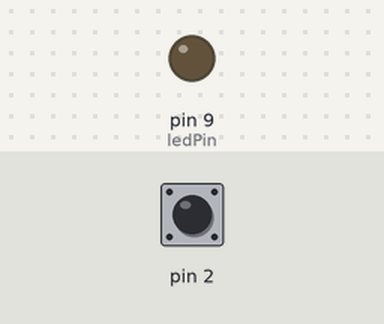
The sketch below on a simulated Arduino Uno, built with avr-gcc and run on an emulated ATmega328P. Parts: output pins drawn as LEDs (lit = HIGH). Dashed ring = blinking. The inputs (shaded band) are chosen by the test bench; at power-on: pin 2 LOW.

Above: at 1.2 s.
1.3 s: pin 2 pulsed HIGH 5 times (0.12 s each, 0.3 s apart)
At 2.9 s:
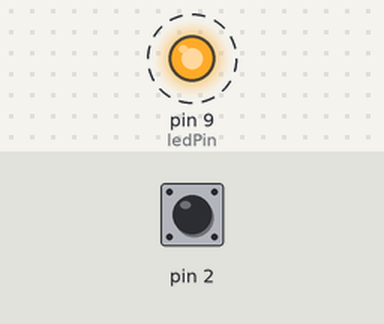
Timing chart, 0 to 4.4 s (numbered marks = the images above; inputs shaded):
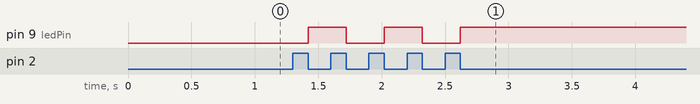

Measured:
- after the input at 1.3 s, pin 9 (ledPin): alternates HIGH for 0.30 s and LOW for 0.30 s, 5 changes in all, then stays HIGH, starting after 0.12 s

The sketch:

button_debounced_toggle.ino
```cpp
const int ledPin = 9;
int ledStatus = 0;

void setup() {
  pinMode(ledPin, OUTPUT);
  pinMode(2, INPUT);
}

void loop() {
  if (digitalRead(2) == 1)
  {
    delay(1); // debounce
    while (digitalRead(2) != 0) {
      // (void)0; noop and wait for button release
    }
    ledStatus = !ledStatus;
    digitalWrite(ledPin, ledStatus);
  }
  delay(1);
}
```
